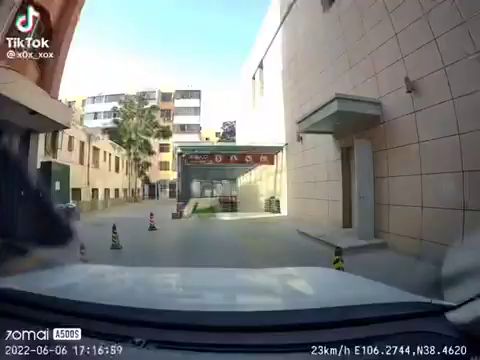
#> input picture frame 0 of attached_assets/carParking_1759842972324.mp4, 480 x 360 px, given in place of parking_video.mp4, which was not available
$ python video_processor.py
#> lines starting #> are read from the running program, lines starting #| are printed output that depends on the picture; after the words box and inside, x2 and y2 are one past the last pixel; in counts of white or black regions, pixels touching at a corner belong together; pictures that were not available may be replaced by others from this repository, and a replacement may not be noted
"""
Enhanced Video Processing Module for Parking Detection
Handles video upload, frame extraction, and advanced car detection using YOLO and MOG2
"""

import cv2
import numpy as np
import os
from typing import List, Dict, Tuple, Optional
import json
from datetime import datetime

# Import YOLO for object detection
try:
    from ultralytics import YOLO
    YOLO_AVAILABLE = True
except ImportError:
    print("YOLO not available. Install ultralytics: pip install ultralytics")
    YOLO_AVAILABLE = False

class VideoProcessor:
    def __init__(self):
        self.video_path = None
        self.cap = None
        self.frame_count = 0
        self.fps = 0
        self.width = 0
        self.height = 0

    def load_video(self, video_path: str) -> Dict:
        """Load video and extract basic information"""
        try:
            self.video_path = video_path
            self.cap = cv2.VideoCapture(video_path)

            if not self.cap.isOpened():
                return {"error": "Could not open video file"}

            # Get video properties
            self.frame_count = int(self.cap.get(cv2.CAP_PROP_FRAME_COUNT))
            self.fps = self.cap.get(cv2.CAP_PROP_FPS)
            self.width = int(self.cap.get(cv2.CAP_PROP_FRAME_WIDTH))
            self.height = int(self.cap.get(cv2.CAP_PROP_FRAME_HEIGHT))

            duration = self.frame_count / self.fps if self.fps > 0 else 0

            return {
                "success": True,
                "frame_count": self.frame_count,
                "fps": self.fps,
                "duration": duration,
                "width": self.width,
                "height": self.height,
                "video_path": video_path
            }

        except Exception as e:
            return {"error": f"Error loading video: {str(e)}"}

    def extract_frame(self, frame_number: int = 0) -> Tuple[bool, np.ndarray]:
        """Extract a specific frame from the video"""
        if not self.cap:
            return False, np.array([])

        try:
            # Set frame position
            self.cap.set(cv2.CAP_PROP_POS_FRAMES, frame_number)
            ret, frame = self.cap.read()
            return ret, frame
        except Exception as e:
            print(f"Error extracting frame {frame_number}: {e}")
            return False, np.array([])

    def extract_sample_frames(self, num_samples: int = 5) -> List[np.ndarray]:
        """Extract evenly distributed sample frames for analysis"""
#> called with num_samples = 8
        frames = []
        if not self.cap or self.frame_count == 0:
            return frames

        # Calculate frame indices to sample
        step = max(1, self.frame_count // num_samples)
        frame_indices = list(range(0, self.frame_count, step))[:num_samples]

        for frame_idx in frame_indices:
            ret, frame = self.extract_frame(frame_idx)
            if ret and frame is not None:
                frames.append(frame)
#> this loop made 8 passes
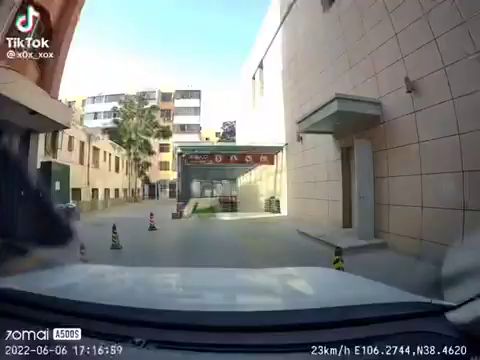
#> input picture frame 0 of attached_assets/carParking_1759842972324.mp4, 480 x 360 px, given in place of parking_video.mp4, which was not available
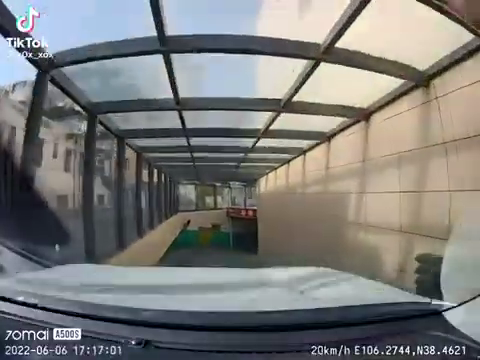
#> input picture frame 63 of attached_assets/carParking_1759842972324.mp4, 480 x 360 px, given in place of parking_video.mp4, which was not available
#> pass 3, in extract_frame (call 3), `ret, frame = self.cap.read()`:
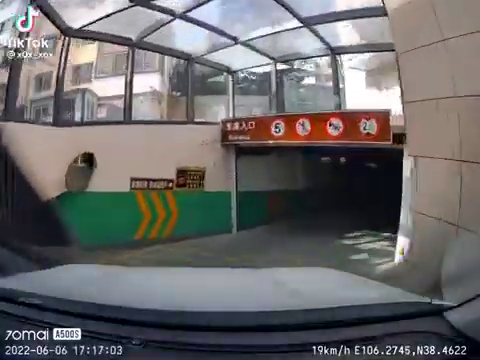
#> frame: shape (360, 480, 3); mean B, G, R 106.1, 105.6, 107.1
#> after the loop, frames = 8 items

        return frames

    # [67 lines left out: functions detect_motion_areas, detect_cars_yolo, not called in this run]

    def detect_cars_mog2(self, frame: np.ndarray, bg_subtractor: Optional[cv2.BackgroundSubtractorMOG2] = None) -> Tuple[List[Dict], cv2.BackgroundSubtractorMOG2]:
        """Enhanced car detection using MOG2 background subtraction"""
        detected_cars = []

        # Initialize MOG2 if not provided (optimized for parking lot detection)
        if bg_subtractor is None:
            bg_subtractor = cv2.createBackgroundSubtractorMOG2(
                history=200,        # Shorter history for faster adaptation
                varThreshold=16,    # Lower threshold for more sensitive detection
                detectShadows=True  # Important for outdoor parking lots
            )

        # Apply background subtraction
        fg_mask = bg_subtractor.apply(frame)

        # Remove shadows (set shadow pixels to 0)
        fg_mask[fg_mask == 127] = 0

        # Apply threshold to create binary mask
        _, thresh = cv2.threshold(fg_mask, 240, 255, cv2.THRESH_BINARY)

        # Morphological operations to clean up the mask
        kernel = cv2.getStructuringElement(cv2.MORPH_ELLIPSE, (5, 5))
        thresh = cv2.morphologyEx(thresh, cv2.MORPH_CLOSE, kernel)
        thresh = cv2.morphologyEx(thresh, cv2.MORPH_OPEN, kernel)

        # Find contours (potential vehicles)
        contours, _ = cv2.findContours(thresh, cv2.RETR_EXTERNAL, cv2.CHAIN_APPROX_SIMPLE)

        min_contour_area = 800  # Minimum area for vehicles
        max_contour_area = 15000  # Maximum area to filter out noise

        for i, contour in enumerate(contours):
            area = cv2.contourArea(contour)

            if min_contour_area < area < max_contour_area:
                # Get bounding rectangle
                x, y, w, h = cv2.boundingRect(contour)

                # Filter by aspect ratio (vehicles should have reasonable proportions)
                aspect_ratio = w / h if h > 0 else 0

                if 0.3 < aspect_ratio < 5.0 and w > 25 and h > 15:
                    # Calculate confidence based on contour properties
                    perimeter = cv2.arcLength(contour, True)
                    solidity = area / cv2.contourArea(cv2.convexHull(contour)) if cv2.contourArea(cv2.convexHull(contour)) > 0 else 0

                    # Higher solidity and reasonable area suggest vehicles
                    confidence = min(0.9, max(0.3, solidity * 0.8 + (area / max_contour_area) * 0.2))

                    detected_cars.append({
                        'id': f'mog2_car_{i}',
                        'bbox': [x, y, w, h],
                        'confidence': confidence,
                        'center': [x + w//2, y + h//2],
                        'area': area,
                        'method': 'mog2',
                        'solidity': solidity
                    })

        return detected_cars, bg_subtractor

    # [192 lines left out: functions detect_cars_hybrid, _calculate_overlap, detect_cars_advanced, not called in this run]

    def detect_cars_basic(self, frame: np.ndarray) -> List[Dict]:
        """Basic car detection - now redirects to advanced detection"""
        return self.detect_cars_advanced(frame)

    def close(self):
        """Release video capture resources"""
        if self.cap:
            self.cap.release()
            self.cap = None

def test_video_processing():
    """Test function to verify video processing works"""
    processor = VideoProcessor()

    # Test video loading
    result = processor.load_video("uploads/parking_video.mp4")
    print("Video loading result:", json.dumps(result, indent=2))

    if result.get("success"):
        # Extract multiple frames for enhanced MOG2 detection
        sample_frames = processor.extract_sample_frames(8)
#> sample_frames = 8 items
        if sample_frames:
            print(f"Successfully extracted {len(sample_frames)} frames for analysis")
#| Successfully extracted 8 frames for analysis

            # Test enhanced MOG2 car detection
            bg_subtractor = None
            total_cars = 0

            # Build background model with multiple frames
            for i, frame in enumerate(sample_frames):
                cars, bg_subtractor = processor.detect_cars_mog2(frame, bg_subtractor)
                total_cars += len(cars)
                print(f"Frame {i}: Detected {len(cars)} cars")
#> this loop made 8 passes
#> total_cars on passes 1 to 8: 0, 0, 0, 1, 2, 6, 8, 11
#| Frame 0: Detected 0 cars
#| Frame 1: Detected 0 cars
#| Frame 2: Detected 0 cars
#| Frame 3: Detected 1 cars
#| Frame 4: Detected 1 cars
#| Frame 5: Detected 4 cars
#| Frame 6: Detected 2 cars
#| Frame 7: Detected 3 cars
#> pass 1, in detect_cars_mog2, `fg_mask = bg_subtractor.apply(frame)`:
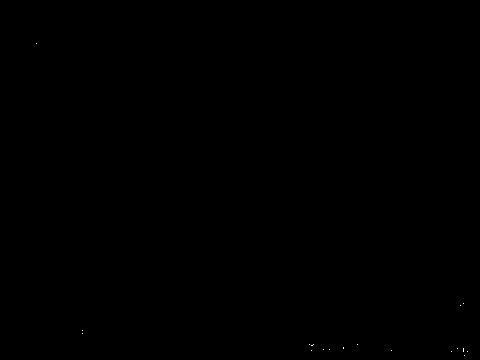
#> fg_mask: shape (360, 480); values 127 (black) and 255 (white), 0.01% white in thin lines or dots, all inside (x1, y1, x2, y2) = (36, 43, 468, 356)
#> after the loop, total_cars = 11

            # Final detection on last frame
            final_frame = sample_frames[-1]
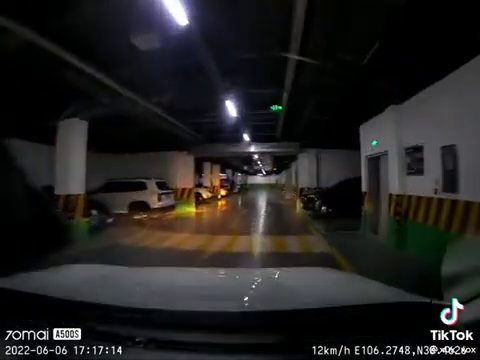
#> final_frame: shape (360, 480, 3); mean B, G, R 32.9, 33.6, 34.8
            cars, _ = processor.detect_cars_mog2(final_frame, bg_subtractor)
#> cars = []
            print(f"Final enhanced detection: {len(cars)} cars")
#| Final enhanced detection: 0 cars

            # Save annotated frame for visual verification
            annotated_frame = final_frame.copy()
            for car in cars:
                x, y, w, h = car['bbox']
                method = car.get('method', 'unknown')
                cv2.rectangle(annotated_frame, (x, y), (x + w, y + h), (0, 255, 0), 2)
                cv2.putText(annotated_frame, f"{method}: {car['confidence']:.2f}",
                           (x, y - 10), cv2.FONT_HERSHEY_SIMPLEX, 0.5, (0, 255, 0), 1)
#> this loop made 0 passes

            cv2.imwrite("uploads/enhanced_car_detection.jpg", annotated_frame)
            print("Saved enhanced detection to uploads/enhanced_car_detection.jpg")

            result['enhanced_detection'] = {
                'final_cars': len(cars),
                'total_across_frames': total_cars,
                'detection_method': 'mog2_background_subtraction'
            }

        processor.close()

    return result

if __name__ == "__main__":
    test_video_processing()

$ run again, starting later in the video
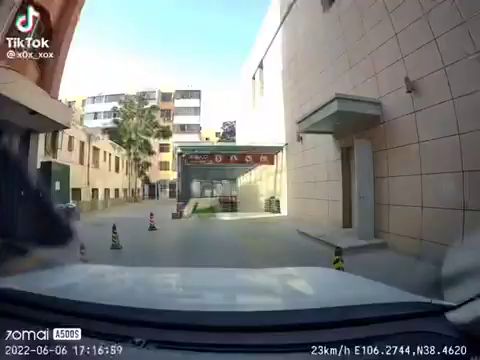
#> input picture frame 0 of attached_assets/carParking_1759842972324.mp4, 480 x 360 px, given in place of parking_video.mp4, which was not available
#> the loop in extract_sample_frames, `for frame_idx in frame_indices:` made 8 passes
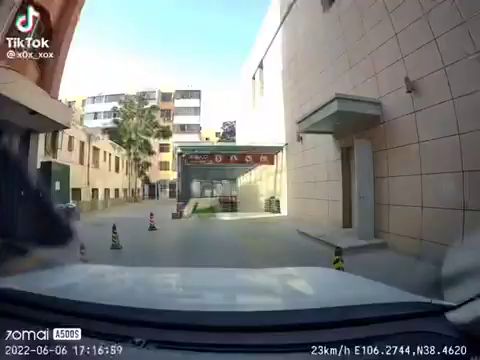
#> input picture frame 0 of attached_assets/carParking_1759842972324.mp4, 480 x 360 px, given in place of parking_video.mp4, which was not available
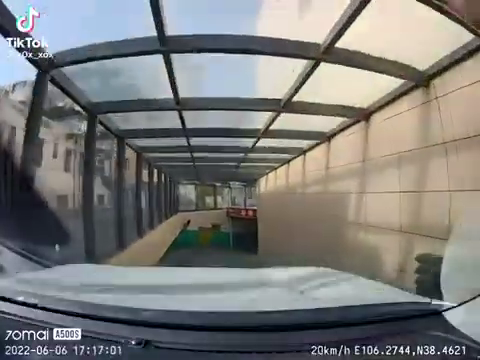
#> input picture frame 63 of attached_assets/carParking_1759842972324.mp4, 480 x 360 px, given in place of parking_video.mp4, which was not available
#> after the loop in extract_sample_frames, `for frame_idx in frame_indices:`: frames = 8 items
#| Successfully extracted 8 frames for analysis
#> the loop in test_video_processing, `for i, frame in enumerate(sample_frames):` made 8 passes
#> total_cars on passes 1 to 8: 0, 0, 0, 1, 2, 6, 8, 11
#> (printed output is left out)
#> after the loop in test_video_processing, `for i, frame in enumerate(sample_frames):`: total_cars = 11
#> in test_video_processing, `cars, _ = processor.detect_cars_mog2(final_frame, bg_subtractor)`: cars = []
#| Final enhanced detection: 0 cars

$ run again, starting later in the video
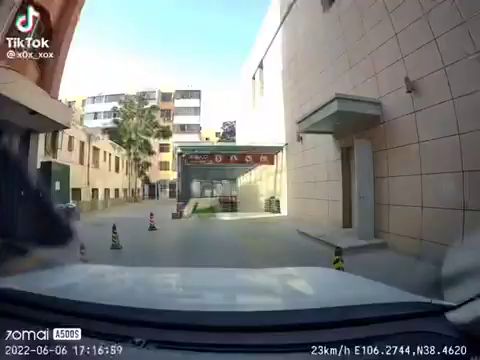
#> input picture frame 0 of attached_assets/carParking_1759842972324.mp4, 480 x 360 px, given in place of parking_video.mp4, which was not available
#> the loop in extract_sample_frames, `for frame_idx in frame_indices:` made 8 passes
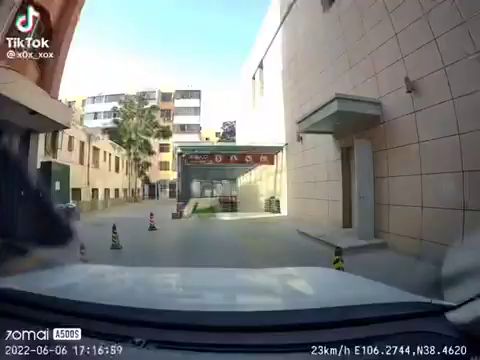
#> input picture frame 0 of attached_assets/carParking_1759842972324.mp4, 480 x 360 px, given in place of parking_video.mp4, which was not available
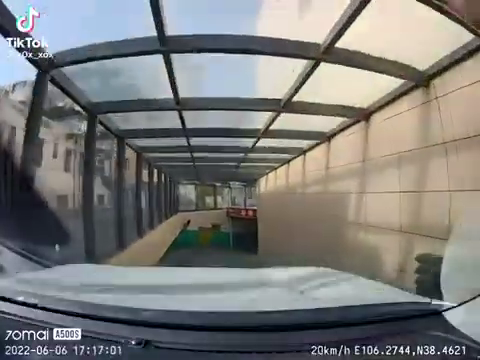
#> input picture frame 63 of attached_assets/carParking_1759842972324.mp4, 480 x 360 px, given in place of parking_video.mp4, which was not available
#> after the loop in extract_sample_frames, `for frame_idx in frame_indices:`: frames = 8 items
#| Successfully extracted 8 frames for analysis
#> the loop in test_video_processing, `for i, frame in enumerate(sample_frames):` made 8 passes
#> total_cars on passes 1 to 8: 0, 0, 0, 1, 2, 6, 8, 11
#> (printed output is left out)
#> after the loop in test_video_processing, `for i, frame in enumerate(sample_frames):`: total_cars = 11
#> in test_video_processing, `cars, _ = processor.detect_cars_mog2(final_frame, bg_subtractor)`: cars = []
#| Final enhanced detection: 0 cars
